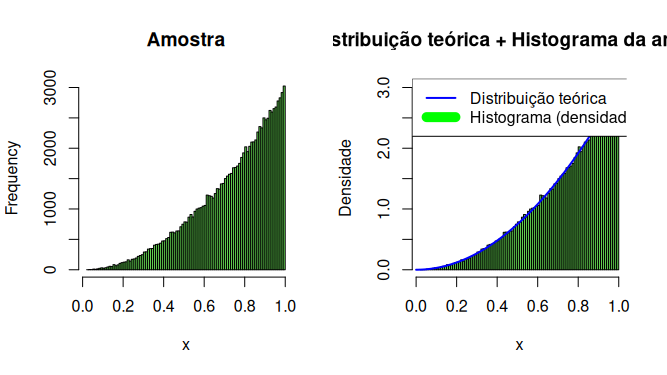

This figure's R source:
# Para 0 < x < 1:
  # f(x)    = 3x²
  # F(x)    = x³
  # F^-1(x) = u^(1/3)


f <- function(x)
{
  return (3*x^2)
}

inversaFx <- function(u)
{
  return (u^(1/3))
}

gerarAmostraX <- function(nSamples)
{
  X <- rep(0, nSamples)
  U <- runif(nSamples)
  
  for (i in 1:nSamples)
  {
   X[i] <- inversaFx(U[i])
  }
  
  return (X)
}

nSamples <- 100000
X <- gerarAmostraX(nSamples)

par(mfrow = c(1,2))
valorx <- seq(0, 1, 0.01)
valory <- f(valorx)

# amostra
hist(X, breaks=100, col = 3, main="Amostra", xlab = "x")

# f(x) e amostra
hist(X, breaks=100, probability=TRUE, 
     col = 3, 
     main = "Distribuição teórica + Histograma da amostra",
     xlab = "x",
     ylab = "Densidade")

lines(valorx, valory, col = "blue", lwd = 2)

legend("topleft",
       legend = c("Distribuição teórica", "Histograma (densidade)"),
       col = c("blue", "green"),
       lwd = c(2, 10))
